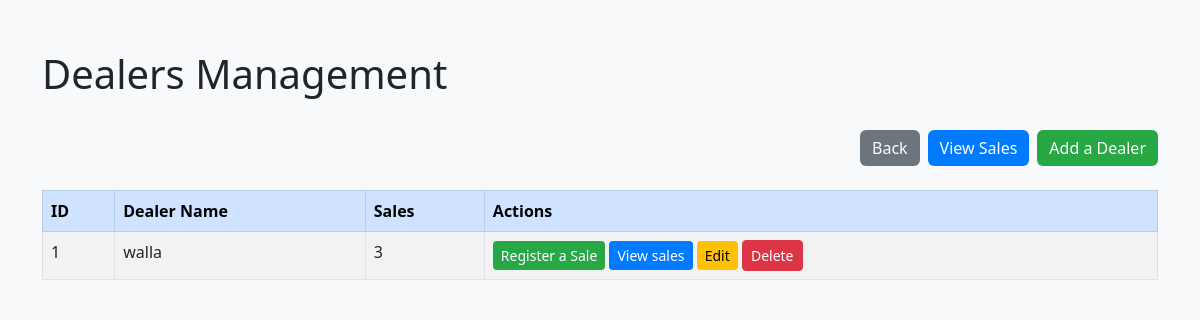
Page /dealers on the earlier database version.
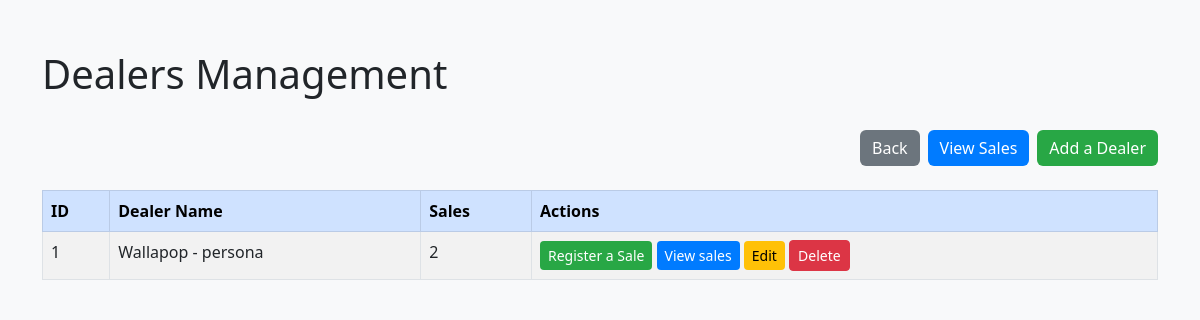
Same page on the later database version.
### model/model.py (models this page shows, shortened)
class Dealer(Base):
    __tablename__ = 'dealers'
    dealer_id = Column(Integer, primary_key=True)
    name = Column(String)
    sales = relationship("Sale", back_populates="dealer", cascade="all, delete-orphan")

### app.py (the view)
@app.route('/dealers')
def dealers():
    dealer_controller = DealerController(session)
    dealers = dealer_controller.get_all_dealers()
    return render_template('dealers.html', dealers=dealers)

### controller/controller.py (called while the page is built)
    def get_all_dealers(self):
        return self.session.query(Dealer).all()

### templates/dealers.html (shortened to what this page needs)
<!DOCTYPE html>
<html lang="en">
<head>
    <link href="https://cdn.jsdelivr.net/npm/bootstrap@5.3.0/dist/css/bootstrap.min.css" rel="stylesheet">
</head>
<body>
    <div class="container">
        <div class="d-flex justify-content-between align-items-center mb-4">
            <h1 class="display-6">Dealers Management</h1>
        </div>
        <div class="d-flex justify-content-end mb-4">
            <a href="/" class="btn btn-secondary">Back</a>
            <a href="/sales" class="btn btn-primary ms-2">View Sales</a>
            <a href="/dealer/add" class="btn btn-success ms-2">Add a Dealer</a>
        </div>
        <div class="table-responsive">
            <table class="table table-striped table-bordered">
                <thead class="table-primary">
                    <tr>
                        <th>ID</th>
                        <th>Dealer Name</th>
                        <th>Sales</th>
                        <th>Actions</th>
                    </tr>
                </thead>
                <tbody>
                    {% for dealer in dealers %}
                    <tr>
                        <td>{{ dealer.dealer_id }}</td>
                        <td>{{ dealer.name }}</td>
                        <td>{{ dealer.sales|length}}</td>
                        <td>
                            <a href="/dealer/{{ dealer.dealer_id }}/sale/add" class="btn btn-success btn-sm">Register a Sale</a>
                            <a href="/dealer/{{ dealer.dealer_id }}/sales" class="btn btn-primary btn-sm">View sales</a>
                            <a href="/dealer/{{ dealer.dealer_id }}/edit" class="btn btn-warning btn-sm">Edit</a>
                            <a href="/dealer/{{ dealer.dealer_id }}/delete" onclick="return confirm('Are you sure you want to delete this record?');" class="btn btn-danger btn-sm">Delete</a>
                        </td>
                    </tr>
                    {% endfor %}
                </tbody>
            </table>
        </div>
    </div>
</body>
</html>

Differences in the rows shown:
changed Dealer id 1: name "walla" → "Wallapop - persona"; sales|length "3" → "2"
